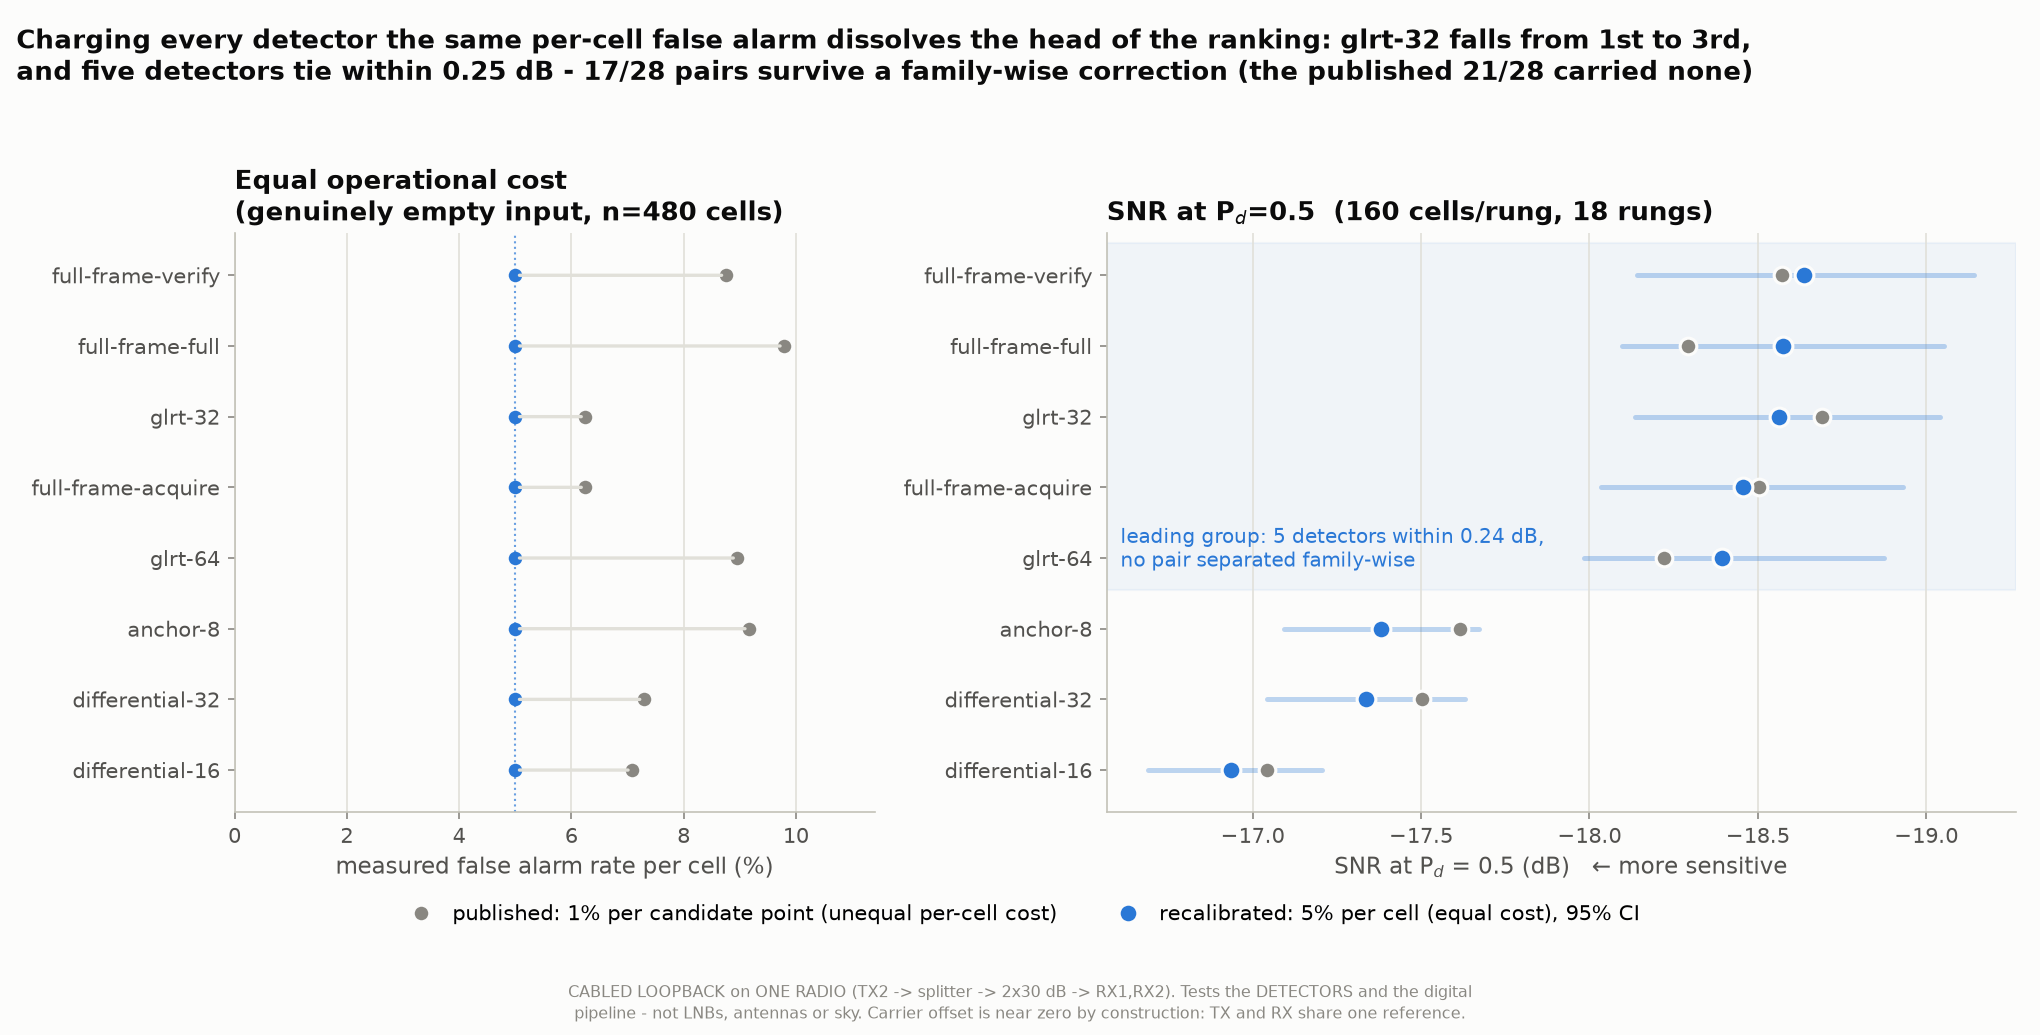

Source code (Python):
"""A2 figure: the ranking once every detector pays the same per-cell cost."""
from __future__ import annotations

import json
import sys
from pathlib import Path

import numpy as np

HERE = Path(__file__).parent
sys.path.insert(0, str(HERE))
import figstyle as F                                        # noqa: E402

RANK = HERE.parent / "a2_ranking.json"
POINT = HERE.parent / "a2_point_estimates.json"
OUT = HERE / "a2-common-false-alarm-ranking"

SHORT = {"full-frame-verify": "full-frame-verify", "full-frame-full": "full-frame-full",
         "glrt-32": "glrt-32", "full-frame-acquire": "full-frame-acquire",
         "glrt-64": "glrt-64", "anchor-8": "anchor-8",
         "differential-32": "differential-32", "differential-16": "differential-16"}


def main():
    F.setup()
    import matplotlib.pyplot as plt

    rank = json.loads(RANK.read_text())
    point = json.loads(POINT.read_text())
    old, new = rank["old"], rank["new"]
    order = new["ranking_best_first"]                 # best first
    y = np.arange(len(order))[::-1]                   # best at top

    fa_old = point["per_cell_rates"]["roc_tx_off_rungs"]["old"]
    fa_new = point["per_cell_rates"]["roc_tx_off_rungs"]["new"]
    cells = point["per_cell_rates"]["roc_tx_off_rungs"]["cells"]

    # the leading group = methods no family-wise pair separates from the leader
    lead = [m for m in order
            if not any(v["family_wise_resolved"]
                       for k, v in new["pairs"].items()
                       if m in k.split(" - ") and order[0] in k.split(" - "))
            or m == order[0]]

    rung_cells = min(e["cells"] for e in point["_rungs"]["new"]
                     if e["transmitting"])
    n_rungs = sum(1 for e in point["_rungs"]["new"]
                  if e["transmitting"] and e["above_estimator_floor"])

    fig = plt.figure(figsize=(13.6, 6.9))
    grid = fig.add_gridspec(1, 2, width_ratios=[1.0, 1.42], wspace=0.30,
                            left=0.115, right=0.988, top=0.775, bottom=0.215)
    axa = fig.add_subplot(grid[0, 0])
    axb = fig.add_subplot(grid[0, 1])

    # -- panel A: the operating cost, before and after --------------------
    axa.plot([fa_old[m] * 100 for m in order], y, "o", color=F.MUTED,
             markersize=8, label="_a",
             markeredgecolor=F.SURFACE, markeredgewidth=1.5, linestyle="none")
    axa.plot([fa_new[m] * 100 for m in order], y, "o", color=F.S1,
             markersize=8, label="_b",
             markeredgecolor=F.SURFACE, markeredgewidth=1.5, linestyle="none")
    for i, m in enumerate(order):
        axa.annotate("", xy=(fa_new[m] * 100, y[i]), xytext=(fa_old[m] * 100, y[i]),
                     arrowprops=dict(arrowstyle="-", color=F.GRID, lw=1.6))
    axa.axvline(5.0, color=F.S1, lw=1.0, ls=":", alpha=0.7)
    axa.set_yticks(y)
    axa.set_yticklabels([SHORT[m] for m in order])
    axa.set_xlabel("measured false alarm rate per cell (%)")
    axa.set_title(f"Equal operational cost\n(genuinely empty input, n={cells} cells)",
                  loc="left")
    axa.set_xlim(0, 11.4)
    axa.set_ylim(-0.6, len(order) - 0.4)

    # -- panel B: SNR at Pd=0.5, old vs new -------------------------------
    for i, m in enumerate(order):
        lo, hi = new["snr50_ci"][m]
        axb.plot([lo, hi], [y[i], y[i]], "-", color=F.S1, lw=2.4, alpha=0.30,
                 solid_capstyle="round")
    axb.plot([old["snr50_db"][m] for m in order], y, "o", color=F.MUTED,
             markersize=8, markeredgecolor=F.SURFACE, markeredgewidth=1.5,
             linestyle="none", label="published: 1% per candidate point (unequal per-cell cost)")
    axb.plot([new["snr50_db"][m] for m in order], y, "o", color=F.S1,
             markersize=9, markeredgecolor=F.SURFACE, markeredgewidth=1.5,
             linestyle="none", label="recalibrated: 5% per cell (equal cost), 95% CI")

    span = [new["snr50_db"][m] for m in lead]
    axb.axhspan(min(y[:len(lead)]) - 0.45, max(y[:len(lead)]) + 0.45,
                color=F.S1, alpha=0.055, zorder=0)

    axb.set_yticks(y)
    axb.set_yticklabels([SHORT[m] for m in order])
    axb.set_xlabel("SNR at P$_d$ = 0.5 (dB)   ← more sensitive")
    axb.set_title(f"SNR at P$_d$=0.5  ({rung_cells} cells/rung, {n_rungs} rungs)",
                  loc="left")
    axb.set_ylim(-0.6, len(order) - 0.4)
    axb.invert_xaxis()
    axb.text(0.015, 1 - (len(lead) - 0.42) / (len(order) - 0.2),
             f"leading group: {len(lead)} detectors within "
             f"{max(span) - min(span):.2f} dB,\nno pair separated family-wise",
             transform=axb.transAxes, fontsize=9.4, color=F.S1,
             va="bottom", ha="left")

    handles, labels = axb.get_legend_handles_labels()
    fig.legend(handles, labels, loc="lower center", ncol=2,
               bbox_to_anchor=(0.5, 0.088), frameon=False, handletextpad=0.5,
               columnspacing=2.4)

    fig.suptitle("Charging every detector the same per-cell false alarm dissolves the head of the ranking: "
                 "glrt-32 falls from 1st to 3rd,\nand five detectors tie within 0.25 dB - "
                 f"{new['pairs_resolved_family_wise']}/28 pairs survive a family-wise correction "
                 f"(the published 21/28 carried none)",
                 fontsize=12.4, fontweight="bold", color=F.INK, x=0.008, ha="left", y=0.975)
    F.finish(fig, [axa, axb], F.CAVEAT_ONE, caveat_y=0.010, axis="x")
    fig.savefig(OUT.with_suffix(".png"))
    print("wrote", OUT.with_suffix(".png"))

    payload = {
        "figure": "a2-common-false-alarm-ranking",
        "note": F.CAVEAT_ONE.replace("\n", " "),
        "ranking_old_best_first": old["ranking_best_first"],
        "ranking_new_best_first": new["ranking_best_first"],
        "snr50_old_db": old["snr50_db"], "snr50_new_db": new["snr50_db"],
        "snr50_new_ci": new["snr50_ci"],
        "per_cell_false_alarm_old": fa_old, "per_cell_false_alarm_new": fa_new,
        "leading_group": lead,
        "leading_group_spread_db": float(max(span) - min(span)),
        "pairs_resolved_marginal_old": old["pairs_resolved_marginal"],
        "pairs_resolved_family_wise_old": old["pairs_resolved_family_wise"],
        "pairs_resolved_marginal_new": new["pairs_resolved_marginal"],
        "pairs_resolved_family_wise_new": new["pairs_resolved_family_wise"],
        "partial_order_edges_new": new["partial_order_edges"]}
    OUT.with_suffix(".json").write_text(json.dumps(payload, indent=1))
    print("wrote", OUT.with_suffix(".json"))


if __name__ == "__main__":
    main()
